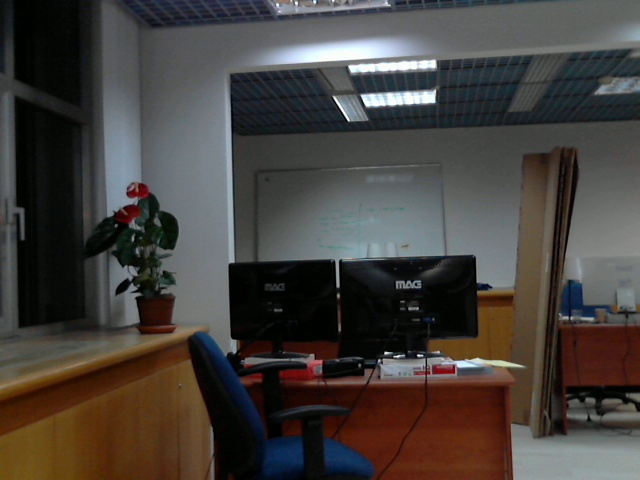
#> input picture inputs/image_sequence_1/frame_000.jpg, 640 x 480 px; its folder holds 4 pictures in this run; the run also reads 3 pictures not shown here
$ jupyter execute --allow-errors background.ipynb   (shell and % lines are left out)   (Python 2 division)
#> lines starting #> are read from the running program, lines starting #| are printed output that depends on the picture
# Background extraction

[cell 1]
from pylab import *
rcParams['figure.figsize'] = 16, 6
import numpy as np
import cv2
import ipywidgets

def preview_video(images):
    frames = np.uint8(np.linspace(0,len(images)-1,6))
    for index, frame_num in enumerate(frames):
        subplot(2,3,index+1); title(frame_num); imshow(images[frame_num]);

Let's load a video

[cell 2]
import os
dir_path = '../inputs/image_sequence_1'
video_frames = [cv2.cvtColor(cv2.imread(os.path.join(dir_path,x)), cv2.COLOR_BGR2RGB) for x in os.listdir(dir_path)]

[cell 3]
preview_video(video_frames)
#> in preview_video, `frames = np.uint8(np.linspace(0,len(images)-1,6))`: frames = [0, 0, 1, 1, 2, 3]
#> the loop in preview_video, `for index, frame_num in enumerate(frames):` made 6 passes
#> frame_num on passes 1 to 6: 0, 0, 1, 1, 2, 3
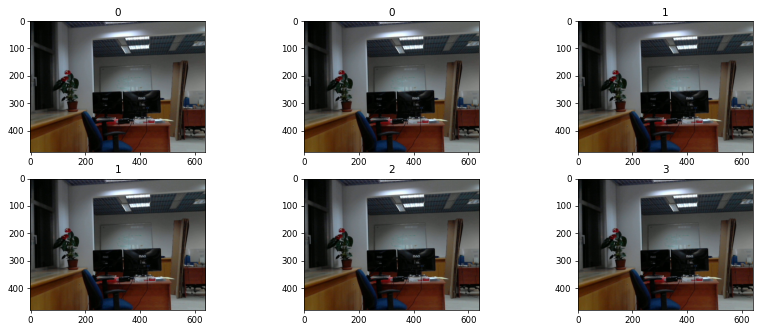
#> figure drawn by matplotlib, 6 panels
#> the sliders are set to ind = -1, continuous_update = False
